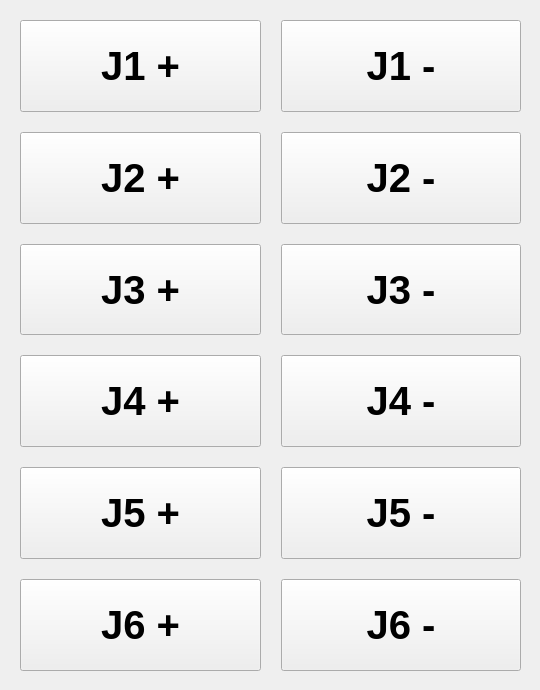
      <widget class="QWidget" name="tab_6">
       <attribute name="title">
        <string>JS step</string>
       </attribute>
       <widget class="QWidget" name="layoutWidget_7">
        <property name="geometry">
         <rect>
          <x>10</x>
          <y>10</y>
          <width>521</width>
          <height>671</height>
         </rect>
        </property>
        <layout class="QGridLayout" name="gridLayout_16">
         <property name="leftMargin">
          <number>10</number>
         </property>
         <property name="topMargin">
          <number>10</number>
         </property>
         <property name="rightMargin">
          <number>10</number>
         </property>
         <property name="bottomMargin">
          <number>10</number>
         </property>
         <property name="spacing">
          <number>20</number>
         </property>
         <item row="2" column="0">
          <widget class="QPushButton" name="pushButton_jog_j3_plus_step">
           <property name="sizePolicy">
            <sizepolicy hsizetype="Preferred" vsizetype="Preferred">
             <horstretch>0</horstretch>
             <verstretch>0</verstretch>
            </sizepolicy>
           </property>
           <property name="font">
            <font>
             <family>Ubuntu</family>
             <pointsize>30</pointsize>
             <weight>75</weight>
             <bold>true</bold>
            </font>
           </property>
           <property name="text">
            <string>J3 +</string>
           </property>
          </widget>
         </item>
         <item row="4" column="1">
          <widget class="QPushButton" name="pushButton_jog_j5_minus_step">
           <property name="sizePolicy">
            <sizepolicy hsizetype="Preferred" vsizetype="Preferred">
             <horstretch>0</horstretch>
             <verstretch>0</verstretch>
            </sizepolicy>
           </property>
           <property name="font">
            <font>
             <family>Ubuntu</family>
             <pointsize>30</pointsize>
             <weight>75</weight>
             <bold>true</bold>
            </font>
           </property>
           <property name="text">
            <string>J5 -</string>
           </property>
          </widget>
         </item>
         <item row="5" column="0">
          <widget class="QPushButton" name="pushButton_jog_j6_plus_step">
           <property name="sizePolicy">
            <sizepolicy hsizetype="Preferred" vsizetype="Preferred">
             <horstretch>0</horstretch>
             <verstretch>0</verstretch>
            </sizepolicy>
           </property>
           <property name="font">
            <font>
             <family>Ubuntu</family>
             <pointsize>30</pointsize>
             <weight>75</weight>
             <bold>true</bold>
            </font>
           </property>
           <property name="text">
            <string>J6 +</string>
           </property>
          </widget>
         </item>
         <item row="1" column="1">
          <widget class="QPushButton" name="pushButton_jog_j2_minus_step">
           <property name="enabled">
            <bool>true</bool>
           </property>
           <property name="sizePolicy">
            <sizepolicy hsizetype="Preferred" vsizetype="Preferred">
             <horstretch>0</horstretch>
             <verstretch>0</verstretch>
            </sizepolicy>
           </property>
           <property name="font">
            <font>
             <family>Ubuntu</family>
             <pointsize>30</pointsize>
             <weight>75</weight>
             <bold>true</bold>
            </font>
           </property>
           <property name="autoFillBackground">
            <bool>false</bool>
           </property>
           <property name="text">
            <string>J2 -</string>
           </property>
          </widget>
         </item>
         <item row="3" column="1">
          <widget class="QPushButton" name="pushButton_jog_j4_minus_step">
           <property name="enabled">
            <bool>true</bool>
           </property>
           <property name="sizePolicy">
            <sizepolicy hsizetype="Preferred" vsizetype="Preferred">
             <horstretch>0</horstretch>
             <verstretch>0</verstretch>
            </sizepolicy>
           </property>
           <property name="font">
            <font>
             <family>Ubuntu</family>
             <pointsize>30</pointsize>
             <weight>75</weight>
             <bold>true</bold>
            </font>
           </property>
           <property name="text">
            <string>J4 -</string>
           </property>
          </widget>
         </item>
         <item row="1" column="0">
          <widget class="QPushButton" name="pushButton_jog_j2_plus_step">
           <property name="sizePolicy">
            <sizepolicy hsizetype="Preferred" vsizetype="Preferred">
             <horstretch>0</horstretch>
             <verstretch>0</verstretch>
            </sizepolicy>
           </property>
           <property name="font">
            <font>
             <family>Ubuntu</family>
             <pointsize>30</pointsize>
             <weight>75</weight>
             <bold>true</bold>
            </font>
           </property>
           <property name="text">
            <string>J2 +</string>
           </property>
          </widget>
         </item>
         <item row="5" column="1">
          <widget class="QPushButton" name="pushButton_jog_j6_minus_step">
           <property name="sizePolicy">
            <sizepolicy hsizetype="Preferred" vsizetype="Preferred">
             <horstretch>0</horstretch>
             <verstretch>0</verstretch>
            </sizepolicy>
           </property>
           <property name="font">
            <font>
             <family>Ubuntu</family>
             <pointsize>30</pointsize>
             <weight>75</weight>
             <bold>true</bold>
            </font>
           </property>
           <property name="text">
            <string>J6 -</string>
           </property>
          </widget>
         </item>
         <item row="0" column="1">
          <widget class="QPushButton" name="pushButton_jog_j1_minus_step">
           <property name="sizePolicy">
            <sizepolicy hsizetype="Preferred" vsizetype="Preferred">
             <horstretch>0</horstretch>
             <verstretch>0</verstretch>
            </sizepolicy>
           </property>
           <property name="font">
            <font>
             <family>Ubuntu</family>
             <pointsize>30</pointsize>
             <weight>75</weight>
             <bold>true</bold>
            </font>
           </property>
           <property name="text">
            <string>J1 -</string>
           </property>
          </widget>
         </item>
         <item row="0" column="0">
          <widget class="QPushButton" name="pushButton_jog_j1_plus_step">
           <property name="sizePolicy">
            <sizepolicy hsizetype="Preferred" vsizetype="Preferred">
             <horstretch>0</horstretch>
             <verstretch>0</verstretch>
            </sizepolicy>
           </property>
           <property name="font">
            <font>
             <family>Ubuntu</family>
             <pointsize>30</pointsize>
             <weight>75</weight>
             <bold>true</bold>
            </font>
           </property>
           <property name="layoutDirection">
            <enum>Qt::LeftToRight</enum>
           </property>
           <property name="text">
            <string>J1 +</string>
           </property>
           <property name="autoDefault">
            <bool>false</bool>
           </property>
          </widget>
         </item>
         <item row="4" column="0">
          <widget class="QPushButton" name="pushButton_jog_j5_plus_step">
           <property name="sizePolicy">
            <sizepolicy hsizetype="Preferred" vsizetype="Preferred">
             <horstretch>0</horstretch>
             <verstretch>0</verstretch>
            </sizepolicy>
           </property>
           <property name="font">
            <font>
             <family>Ubuntu</family>
             <pointsize>30</pointsize>
             <weight>75</weight>
             <bold>true</bold>
            </font>
           </property>
           <property name="text">
            <string>J5 +</string>
           </property>
          </widget>
         </item>
         <item row="2" column="1">
          <widget class="QPushButton" name="pushButton_jog_j3_minus_step">
           <property name="enabled">
            <bool>true</bool>
           </property>
           <property name="sizePolicy">
            <sizepolicy hsizetype="Preferred" vsizetype="Preferred">
             <horstretch>0</horstretch>
             <verstretch>0</verstretch>
            </sizepolicy>
           </property>
           <property name="font">
            <font>
             <family>Ubuntu</family>
             <pointsize>30</pointsize>
             <weight>75</weight>
             <bold>true</bold>
            </font>
           </property>
           <property name="text">
            <string>J3 -</string>
           </property>
          </widget>
         </item>
         <item row="3" column="0">
          <widget class="QPushButton" name="pushButton_jog_j4_plus_step">
           <property name="sizePolicy">
            <sizepolicy hsizetype="Preferred" vsizetype="Preferred">
             <horstretch>0</horstretch>
             <verstretch>0</verstretch>
            </sizepolicy>
           </property>
           <property name="font">
            <font>
             <family>Ubuntu</family>
             <pointsize>30</pointsize>
             <weight>75</weight>
             <bold>true</bold>
            </font>
           </property>
           <property name="text">
            <string>J4 +</string>
           </property>
          </widget>
         </item>
        </layout>
       </widget>
      </widget>
